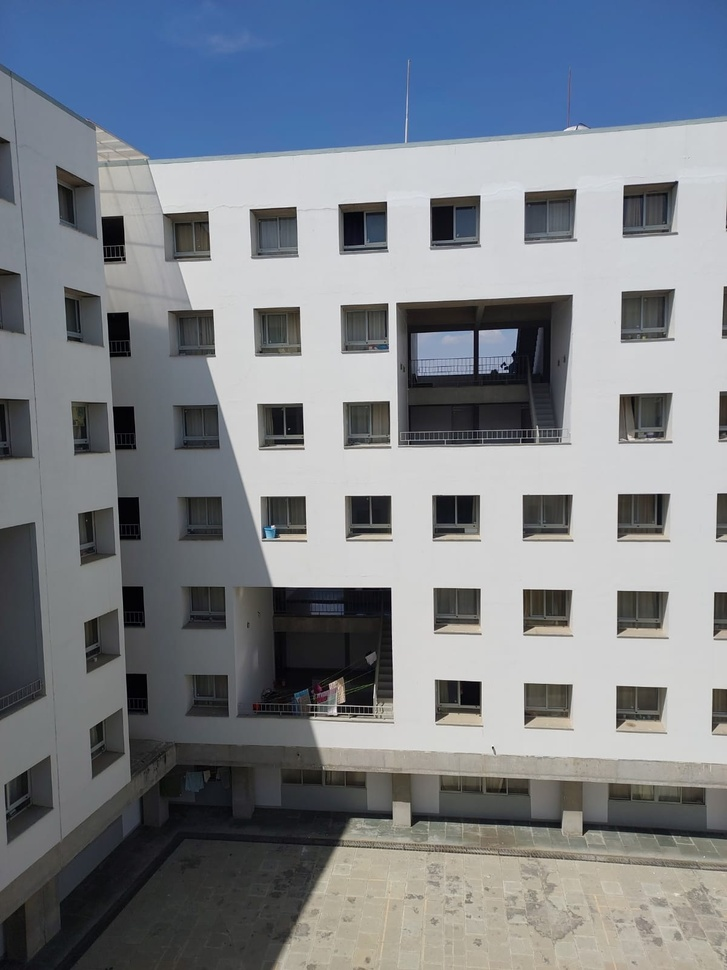
#> input picture images/left_1.jpg, 727 x 970 px, shrunk from 1200 x 1600 before the run
$ jupyter execute image_stitching_tests.ipynb
#> lines starting #> are read from the running program, lines starting #| are printed output that depends on the picture; after the words box and inside, x2 and y2 are one past the last pixel; in counts of white or black regions, pixels touching at a corner belong together
[cell 1]
import cv2
import numpy as np
import matplotlib.pyplot as plt

[cell 2]
image_paths_1 = ["images/left_1.jpg", "images/center_1.jpg", "images/right_1.jpg"]
images = [cv2.imread(p) for p in image_paths_1 if p is not None]
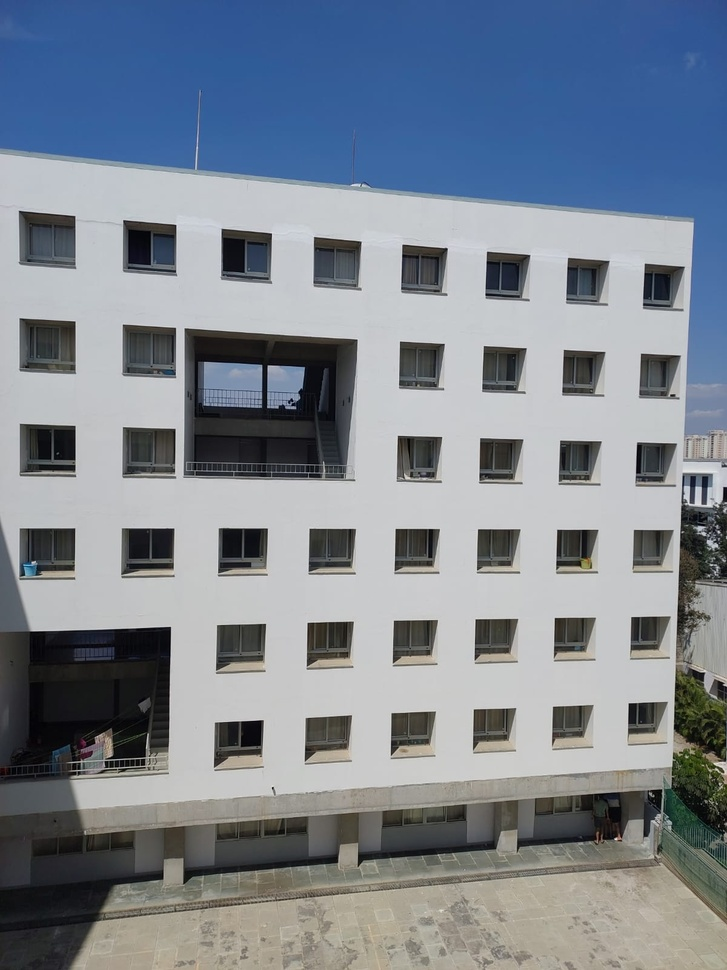
#> input picture images/center_1.jpg, 727 x 970 px, shrunk from 1200 x 1600 before the run
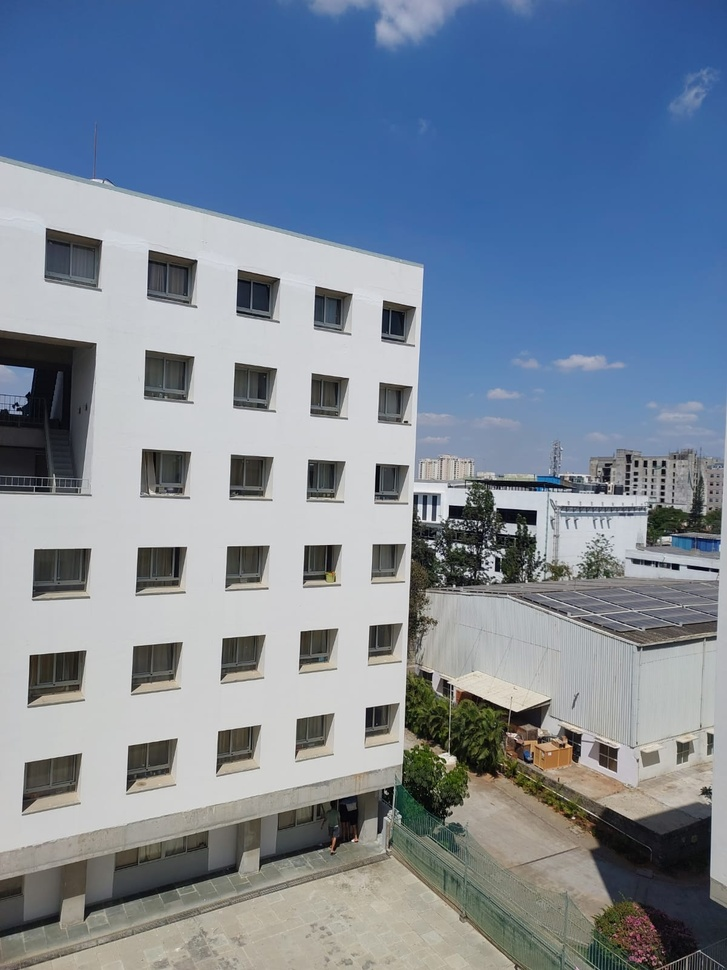
#> input picture images/right_1.jpg, 727 x 970 px, shrunk from 1200 x 1600 before the run
#> images = 3 items

[cell 3]
orb = cv2.ORB_create()

def detect_keypoints(image):
    gray = cv2.cvtColor(image, cv2.COLOR_BGR2GRAY)
#> image is the input picture: shape (970, 727, 3); mean B, G, R 137.4, 129.7, 123.8
    keypoints, descriptors = orb.detectAndCompute(gray, None)
#> keypoints = 500 keypoints; strongest (x, y, size): (390, 590, 31), (389, 589, 44.6), (390, 588, 31), (503, 367, 31)
    return keypoints, descriptors

keypoints_list, descriptors_list = zip(*[detect_keypoints(img) for img in images])
#> in detect_keypoints, image is the input picture: shape (970, 727, 3); mean B, G, R 144.4, 133.6, 125.2
#> in detect_keypoints (call 2), `keypoints, descriptors = orb.detectAndCompute(gray, None)`: keypoints = 500 keypoints; strongest (x, y, size): (169, 627, 31), (629, 704, 31), (270, 234, 31), (630, 704, 37.2)
#> in detect_keypoints, image is the input picture: shape (970, 727, 3); mean B, G, R 151.4, 135.4, 122.4
#> in detect_keypoints (call 3), `keypoints, descriptors = orb.detectAndCompute(gray, None)`: keypoints = 500 keypoints; strongest (x, y, size): (535, 511, 31), (495, 509, 31), (496, 570, 31), (449, 506, 31)

[cell 4]
bf = cv2.BFMatcher(cv2.NORM_HAMMING, crossCheck=True)

matches_list = []
for i in range(len(images) - 1):
    matches = bf.match(descriptors_list[i], descriptors_list[i+1])
    matches_list.append(sorted(matches, key=lambda x: x.distance))
#> this loop made 2 passes
#> matches on passes 1 to 2: 144 matches, 110 matches
#> after the loop, matches_list = 2 matches

[cell 5]
# Showing matched features in each image
for i in range(len(images) - 1):
    img1 = images[i]
    img2 = images[i+1]
    matches = matches_list[i]

    img_matches = cv2.drawMatches(img1, keypoints_list[i], img2, keypoints_list[i+1], matches, None)
    img_matches = cv2.cvtColor(img_matches, cv2.COLOR_BGR2RGB)  # Convert BGR to RGB

    plt.imshow(img_matches)
    plt.axis("off")  # Optional: remove axes for a cleaner display
    plt.show()

# Showing matched features in all images
matches = matches_list[0]
#> matches = 144 matches
for i in range(1, len(images) - 1):
    matches = [m for m in matches if m in matches_list[i]]
#> this loop made 1 pass
#> after the loop, matches = []

img_matches = cv2.drawMatches(images[0], keypoints_list[0], images[1], keypoints_list[1], matches, None)
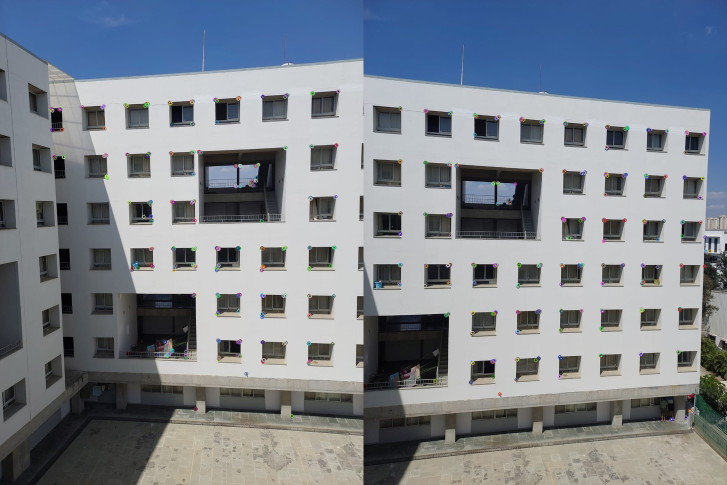
#> img_matches: shape (970, 1454, 3) (shown at 1/2 size); mean of channels 0, 1, 2 141, 131.7, 124.6; drawn as B, G, R
img_matches = cv2.cvtColor(img_matches, cv2.COLOR_BGR2RGB)  # Convert BGR to RGB

plt.imshow(img_matches)
plt.axis("off")
plt.show()

[cell 6]
homographies = []
for i, matches in enumerate(matches_list):
    src_pts = np.float32([keypoints_list[i][m.queryIdx].pt for m in matches]).reshape(-1, 1, 2)
    dst_pts = np.float32([keypoints_list[i+1][m.trainIdx].pt for m in matches]).reshape(-1, 1, 2)
    H, _ = cv2.findHomography(dst_pts, src_pts, cv2.RANSAC, 5.0)
    homographies.append(H)
#> after the loop, homographies = [[[0.697, 0.051, 226.9], [-0.236, 0.941, 18.22], [-0.000457, 6.94e-05, 1]], [[0.644, 0.0226, 274], [-0.248, 0.909, 37.74], [-0.000496, 2.87e-05, 1]]]

[cell 7]
panorama = images[0]

for i in range(1, len(images)):
    H = homographies[i - 1]
    h1, w1 = panorama.shape[:2]
    h2, w2 = images[i].shape[:2]
    warped_img = cv2.warpPerspective(images[i], H, (w1 + w2, h1))
    warped_img[0:h1, 0:w1] = panorama
    panorama = warped_img
#> this loop made 2 passes
#> (h1, w1, h2, w2) on passes 1 to 2: (970, 727, 970, 727), (970, 1454, 970, 727)

# Crop black areas
gray_panorama = cv2.cvtColor(panorama, cv2.COLOR_BGR2GRAY)
_, thresh = cv2.threshold(gray_panorama, 1, 255, cv2.THRESH_BINARY)
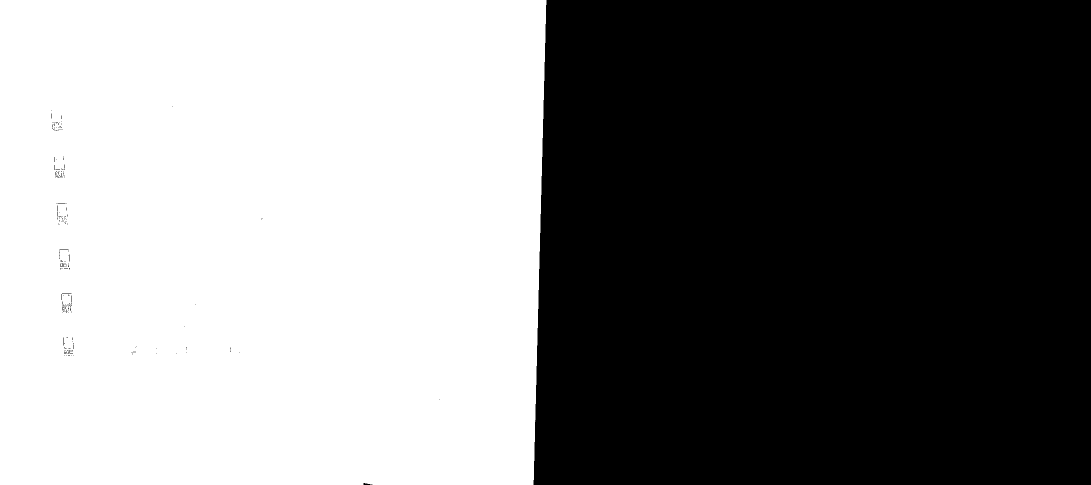
#> thresh: shape (970, 2181) (shown at 1/2 size); 49.5% white; 1 white region, box (x1, y1, x2, y2) and area: (0, 0, 1093, 970) 1046880
coords = cv2.findNonZero(thresh)
#> coords = contour of 1046880 points, box (x1, y1, x2, y2) (0, 0, 1093, 970), area 6299
x, y, w, h = cv2.boundingRect(coords)
#> x = 0; y = 0; w = 1093; h = 970
panorama = panorama[y:y+h, x:x+w]

[cell 8]
plt.figure(figsize=(10, 5))
plt.imshow(cv2.cvtColor(panorama, cv2.COLOR_BGR2RGB))
plt.axis('off')
plt.show()

[cell 9]
cv2.imwrite("outputs/panorama.jpg", panorama)
#> Out = True

[cell 10]
# make function for entire thing combined(give only output, with taking array of image paths as input)

def stitch_images(image_paths):
    images = [cv2.imread(p) for p in image_paths if p is not None]
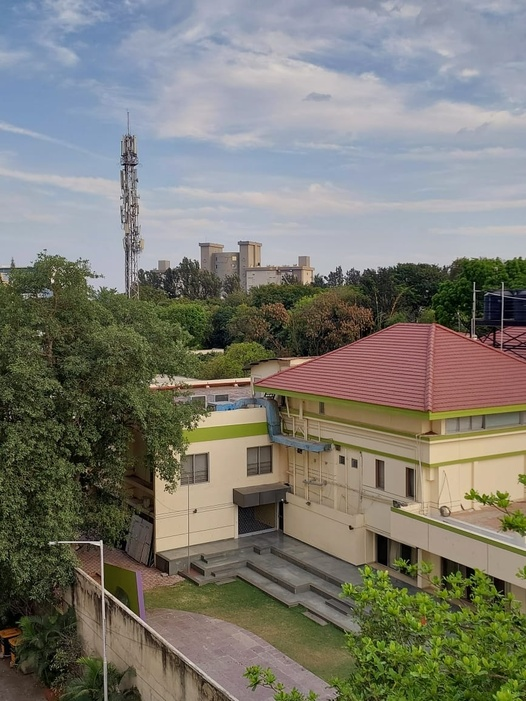
#> input picture images/left_2.jpg, 526 x 701 px, shrunk from 867 x 1156 before the run
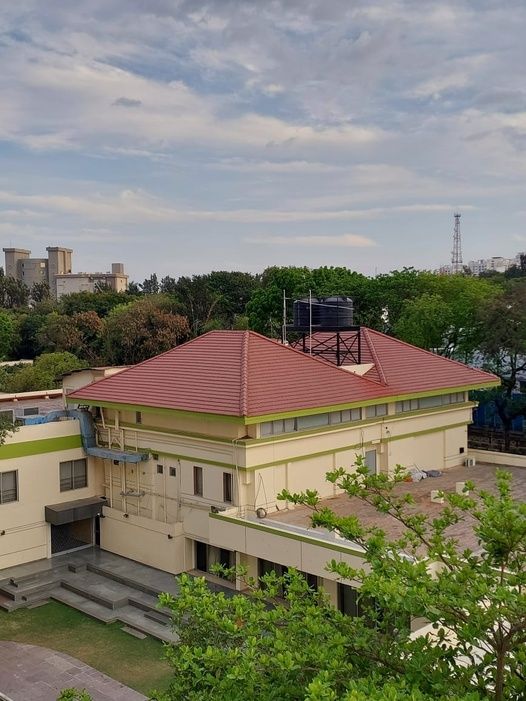
#> input picture images/center_2.jpg, 526 x 701 px, shrunk from 867 x 1156 before the run
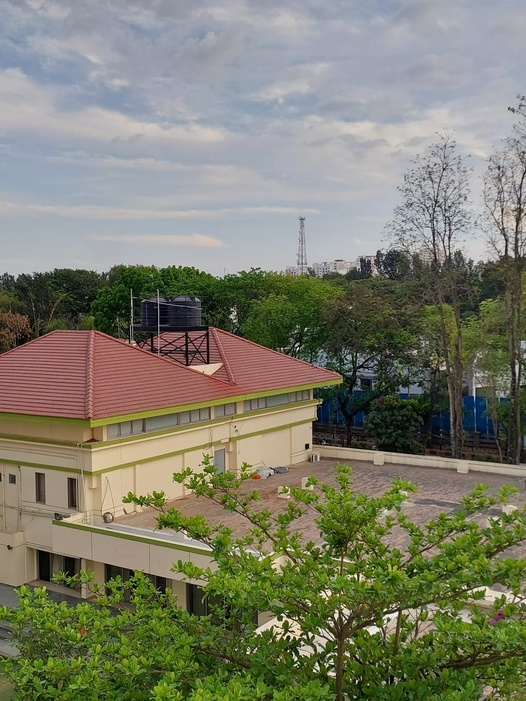
#> input picture images/right_2.jpg, 526 x 701 px, shrunk from 867 x 1156 before the run
#> images = 3 items

    orb = cv2.ORB_create()

    def detect_keypoints(image):
        gray = cv2.cvtColor(image, cv2.COLOR_BGR2GRAY)
#> gray: shape (701, 526)
#> image is the input picture: shape (701, 526, 3); mean B, G, R 113.4, 122.7, 123.6
        keypoints, descriptors = orb.detectAndCompute(gray, None)
#> keypoints = 500 keypoints; strongest (x, y, size): (99, 546, 31), (101, 541, 37.2), (98, 546, 37.2), (325, 277, 31)
        return keypoints, descriptors

    keypoints_list, descriptors_list = zip(*[detect_keypoints(img) for img in images])
#> in detect_keypoints, image is the input picture: shape (701, 526, 3); mean B, G, R 110.4, 124.8, 126.8
#> in detect_keypoints (call 2), `keypoints, descriptors = orb.detectAndCompute(gray, None)`: keypoints = 500 keypoints; strongest (x, y, size): (443, 642, 31), (444, 645, 31), (467, 643, 31), (452, 348, 31)
#> in detect_keypoints (call 3), `gray = cv2.cvtColor(image, cv2.COLOR_BGR2GRAY)`:
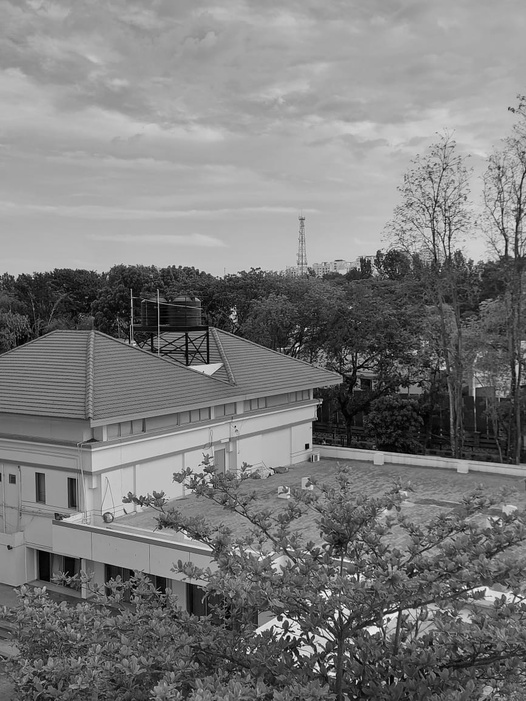
#> gray: shape (701, 526); min 0, max 253, mean 123.3
#> in detect_keypoints, image is the input picture: shape (701, 526, 3); mean B, G, R 107.6, 125.7, 124.7
#> in detect_keypoints (call 3), `keypoints, descriptors = orb.detectAndCompute(gray, None)`: keypoints = 500 keypoints; strongest (x, y, size): (288, 633, 31), (288, 636, 31), (287, 634, 37.2), (309, 633, 31)

    bf = cv2.BFMatcher(cv2.NORM_HAMMING, crossCheck=True)

    matches_list = []
    for i in range(len(images) - 1):
        matches = bf.match(descriptors_list[i], descriptors_list[i+1])
        matches_list.append(sorted(matches, key=lambda x: x.distance))
#> this loop made 2 passes
#> matches on passes 1 to 2: 185 matches, 236 matches

    matches = matches_list[0]
#> matches = 185 matches
    for i in range(1, len(images) - 1):
        matches = [m for m in matches if m in matches_list[i]]
#> after the loop, matches = []

    homographies = []
    for i, matches in enumerate(matches_list):
        src_pts = np.float32([keypoints_list[i][m.queryIdx].pt for m in matches]).reshape(-1, 1, 2)
        dst_pts = np.float32([keypoints_list[i+1][m.trainIdx].pt for m in matches]).reshape(-1, 1, 2)
        H, _ = cv2.findHomography(dst_pts, src_pts, cv2.RANSAC, 5.0)
        homographies.append(H)
#> after the loop, homographies = [[[0.825, -0.0116, 198.7], [-0.0965, 0.944, 9.43], [-0.000337, 8.66e-06, 1]], [[0.876, 0.00246, 158.6], [-0.0699, 0.949, 15.37], [-0.000236, -4.76e-06, 1]]]

    panorama = images[0]

    for i in range(1, len(images)):
        H = homographies[i - 1]
        h1, w1 = panorama.shape[:2]
        h2, w2 = images[i].shape[:2]
        warped_img = cv2.warpPerspective(images[i], H, (w1 + w2, h1))
        warped_img[0:h1, 0:w1] = panorama
        panorama = warped_img
#> this loop made 2 passes
#> (h1, w1, h2, w2) on passes 1 to 2: (701, 526, 701, 526), (701, 1052, 701, 526)

    # Crop black areas
    gray_panorama = cv2.cvtColor(panorama, cv2.COLOR_BGR2GRAY)
#> gray_panorama: shape (701, 1578)
    _, thresh = cv2.threshold(gray_panorama, 1, 255, cv2.THRESH_BINARY)
#> thresh: shape (701, 1578); 48.2% white; 1 white region, box (x1, y1, x2, y2) and area: (0, 0, 768, 701) 533398
    coords = cv2.findNonZero(thresh)
#> coords = contour of 533398 points, box (x1, y1, x2, y2) (0, 0, 768, 701), area 2250
    x, y, w, h = cv2.boundingRect(coords)
#> x = 0; y = 0; w = 768; h = 701
    panorama = panorama[y:y+h, x:x+w]
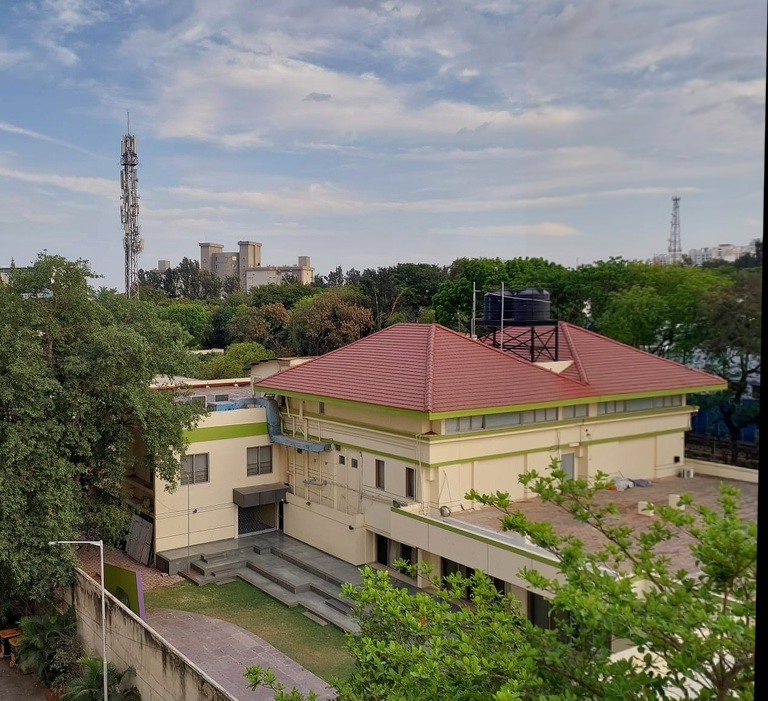
#> panorama: shape (701, 768, 3); mean of channels 0, 1, 2 110.1, 122, 122.4; drawn as B, G, R

    return panorama

[cell 11]
image_paths_2 = ["images/left_2.jpg", "images/center_2.jpg", "images/right_2.jpg"]

panorama = stitch_images(image_paths_2)

plt.figure(figsize=(10, 5))
plt.imshow(cv2.cvtColor(panorama, cv2.COLOR_BGR2RGB))
plt.axis('off')
plt.show()
